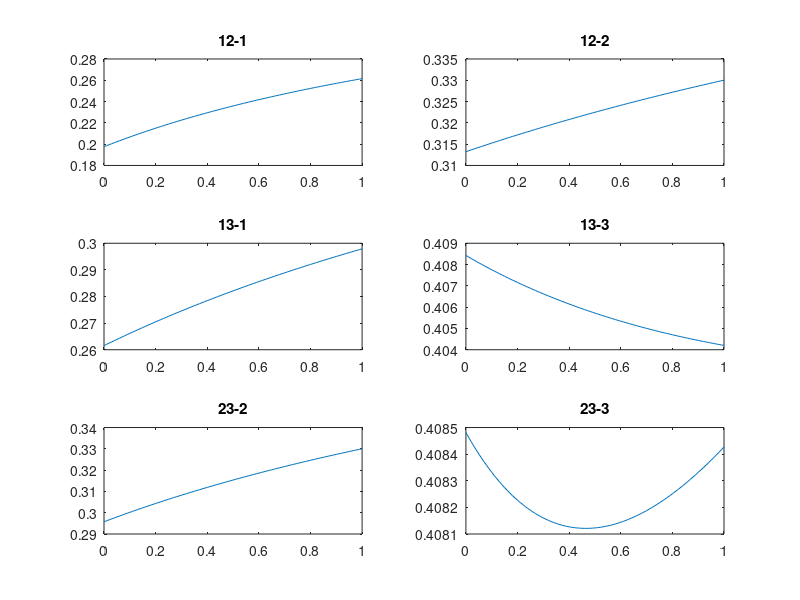

Write the MATLAB code that produced this figure.
% check_PS: to check whether a given network is pairwise stable (according
% to our Theorem 2).
% Input: k, R&D capability of firm 3; x0 in [0,1]^L, the target network.
% Output: graphs of utility functions.

k=4.56;
x0 = [1,0,1]

% to plot the graphs
x = 0:0.01:1;
y1 =zeros(101,1);
z1 =zeros(101,1);
y2 =zeros(101,1);
z2 =zeros(101,1);
y3 =zeros(101,1);
z3 =zeros(101,1);
for i=1:101
    %12
    y1(i) = log(2+x(i)+x0(2))/(log(2+x(i)+x0(2))+log(2+x(i)+x0(3))+log(k+x0(2)+x0(3)));
    z1(i) = log(2+x(i)+x0(3))/(log(2+x(i)+x0(2))+log(2+x(i)+x0(3))+log(k+x0(2)+x0(3)));
    %13
    y2(i) = log(2+x0(1)+x(i))/(log(2+x0(1)+x(i))+log(2+x0(1)+x0(3))+log(k+x(i)+x0(3)));
    z2(i) = log(k+x(i)+x0(3))/(log(2+x0(1)+x(i))+log(2+x0(1)+x0(3))+log(k+x(i)+x0(3)));
    %23
    y3(i) = log(2+x0(1)+x(i))/(log(2+x0(1)+x0(2))+log(2+x0(1)+x(i))+log(k+x0(2)+x(i)));
    z3(i) = log(k+x0(2)+x(i))/(log(2+x0(1)+x0(2))+log(2+x0(1)+x(i))+log(k+x0(2)+x(i)));
end
subplot(3,2,1)
plot(x,y1)
title('12-1')
subplot(3,2,2)
plot(x,z1)
title('12-2')
subplot(3,2,3)
plot(x,y2)
title('13-1')
subplot(3,2,4)
plot(x,z2)
title('13-3')
subplot(3,2,5)
plot(x,y3)
title('23-2')
subplot(3,2,6)
plot(x,z3)
title('23-3')
